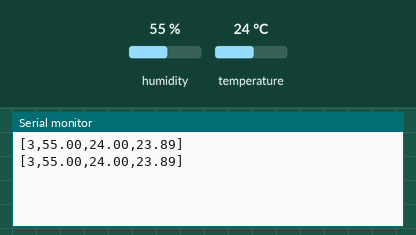
Recording of a sketch running on a simulated Arduino Mega 2560, built with avr-gcc and run on an emulated ATmega2560. On the bench: the last lines printed to the serial monitor. The test bench sets the inputs (shaded band); at power-on: humidity 55 %, temperature 24 °C.

Above: at 2.8 s.
2.9 s: humidity set to 22 %
At 4.8 s:
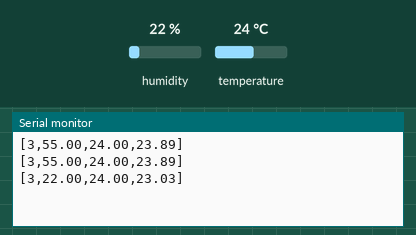
5.6 s: temperature set to 12 °C
At 7.3 s:
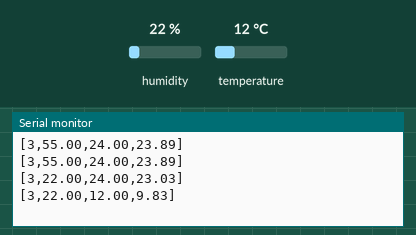
8.3 s: humidity set to 40 %
At 11.1 s:
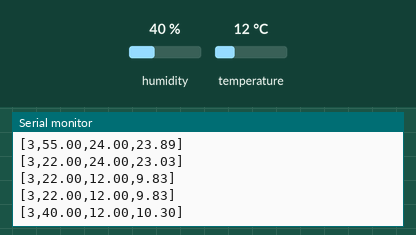
Timing chart, 0 to 12.6 s (numbered marks = the images above; inputs shaded):
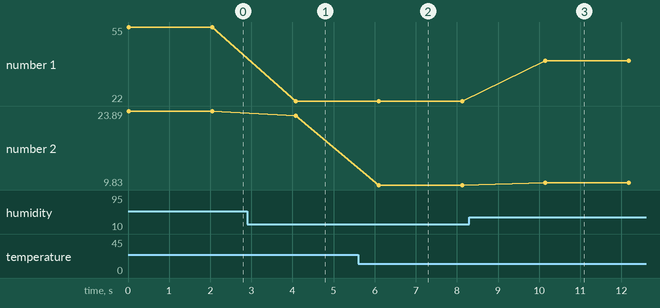

Measured:
- after the input at 2.9 s, the serial monitor: prints a new line after 1.2 s (image 1)
- after the input at 5.6 s, the serial monitor: prints a new line after 0.50 s (image 2)
- after the input at 8.3 s, the serial monitor: prints a new line after 1.9 s (image 3)
- plotted number 1: 55 → 22 after the input at 2.9 s, 22 → 40 after the input at 8.3 s
- plotted number 2: 23.89 → 23.03 after the input at 2.9 s, 23.03 → 9.83 after the input at 5.6 s, 9.83 → 10.3 after the input at 8.3 s

The sketch:

HC-05_DHT.ino
```cpp
#include "DHT.h"
//#include <SoftwareSerial.h>

#define DHTPIN 21      // Digital pin connected to the DHT sensor
#define DHTTYPE DHT11   // DHT 11

#define LEDPIN 11

#define SENSEID 3 //sensor id, change before uploading to each sensor
DHT dht(DHTPIN, DHTTYPE);

// Teensy 5V <--> HC-05 Vcc
// Teensy Ground <--> HC-05 GND
#define rxPin 7 // Teensy pin 7 <--> HC-05 Tx
#define txPin 8 // Teensy pin 8 <--> HC-05 Rx
//SoftwareSerial BTSerial =  SoftwareSerial(rxPin, txPin);

void setup() {
  // Setup serial for monitor
  Serial.begin(9600);

  // Setup DHT Sensor
  pinMode(DHTPIN, INPUT);
  dht.begin();

  // Setup Serial1 for BlueTooth
  Serial1.begin(9600); // Default communication rate of the Bluetooth module
}

void loop() {

  digitalWrite(LEDPIN, HIGH); //LED blinks to indicate activity

  //read from sensor
  float h = dht.readHumidity();
  float t = dht.readTemperature();
  float hic = dht.computeHeatIndex(t, h, false);

  //write to usb serial
  Serial.print(F("["));
  Serial.print(SENSEID);
  Serial.print(",");
  Serial.print(h); //humidity
  Serial.print(F(","));
  Serial.print(t); //temperature C
  Serial.print(F(","));
  Serial.print(hic); //heat index C
  Serial.println(F("]"));

  //write to bluetooth serial
  Serial1.print(F("["));
  Serial1.print(SENSEID);
  Serial1.print(",");
  Serial1.print(h); //humidity
  Serial1.print(F(","));
  Serial1.print(t); //temperature C
  Serial1.print(F(","));
  Serial1.print(hic); //heat index C
  Serial1.println(F("]"));

  delay(1000);
  digitalWrite(LEDPIN, LOW);
  delay(1000);

}
```
